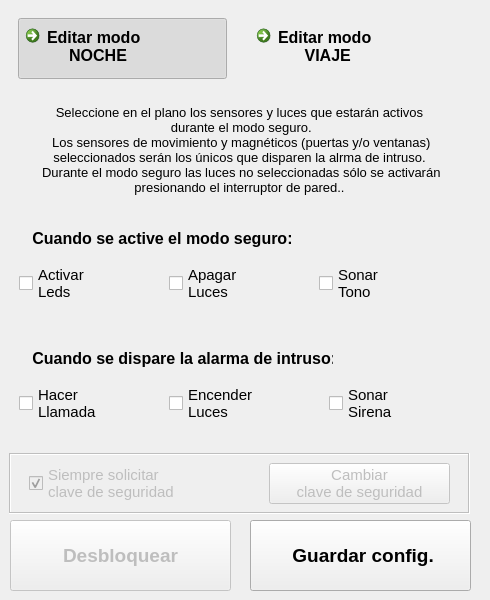
    <widget class="QWidget" name="configS">
     <attribute name="title">
      <string>Conf. Seguridad</string>
     </attribute>
     <widget class="QFrame" name="frameSBtns">
      <property name="geometry">
       <rect>
        <x>10</x>
        <y>520</y>
        <width>461</width>
        <height>71</height>
       </rect>
      </property>
      <property name="frameShape">
       <enum>QFrame::NoFrame</enum>
      </property>
      <property name="frameShadow">
       <enum>QFrame::Raised</enum>
      </property>
      <widget class="QPushButton" name="btnSaveS">
       <property name="geometry">
        <rect>
         <x>240</x>
         <y>0</y>
         <width>221</width>
         <height>71</height>
        </rect>
       </property>
       <property name="minimumSize">
        <size>
         <width>0</width>
         <height>0</height>
        </size>
       </property>
       <property name="maximumSize">
        <size>
         <width>512</width>
         <height>200</height>
        </size>
       </property>
       <property name="font">
        <font>
         <family>Arial</family>
         <pointsize>14</pointsize>
         <weight>75</weight>
         <italic>false</italic>
         <bold>true</bold>
        </font>
       </property>
       <property name="text">
        <string> Guardar config.</string>
       </property>
       <property name="icon">
        <iconset resource="icons.qrc">
         <normaloff>:/save</normaloff>:/save</iconset>
       </property>
       <property name="iconSize">
        <size>
         <width>64</width>
         <height>64</height>
        </size>
       </property>
      </widget>
      <widget class="QPushButton" name="btnUnlockS">
       <property name="enabled">
        <bool>false</bool>
       </property>
       <property name="geometry">
        <rect>
         <x>0</x>
         <y>0</y>
         <width>221</width>
         <height>71</height>
        </rect>
       </property>
       <property name="minimumSize">
        <size>
         <width>0</width>
         <height>0</height>
        </size>
       </property>
       <property name="maximumSize">
        <size>
         <width>512</width>
         <height>200</height>
        </size>
       </property>
       <property name="font">
        <font>
         <family>Arial</family>
         <pointsize>14</pointsize>
         <weight>75</weight>
         <italic>false</italic>
         <bold>true</bold>
        </font>
       </property>
       <property name="text">
        <string>Desbloquear</string>
       </property>
       <property name="icon">
        <iconset resource="icons.qrc">
         <normaloff>:/passunlock</normaloff>:/passunlock</iconset>
       </property>
       <property name="iconSize">
        <size>
         <width>64</width>
         <height>64</height>
        </size>
       </property>
      </widget>
     </widget>
     <widget class="QFrame" name="frameS">
      <property name="geometry">
       <rect>
        <x>-1</x>
        <y>-1</y>
        <width>481</width>
        <height>521</height>
       </rect>
      </property>
      <property name="frameShape">
       <enum>QFrame::NoFrame</enum>
      </property>
      <property name="frameShadow">
       <enum>QFrame::Raised</enum>
      </property>
      <widget class="QFrame" name="frameSTrigger">
       <property name="geometry">
        <rect>
         <x>10</x>
         <y>340</y>
         <width>461</width>
         <height>111</height>
        </rect>
       </property>
       <property name="frameShape">
        <enum>QFrame::NoFrame</enum>
       </property>
       <property name="frameShadow">
        <enum>QFrame::Raised</enum>
       </property>
       <widget class="QCheckBox" name="chkSiren">
        <property name="geometry">
         <rect>
          <x>320</x>
          <y>30</y>
          <width>131</width>
          <height>69</height>
         </rect>
        </property>
        <property name="font">
         <font>
          <pointsize>11</pointsize>
         </font>
        </property>
        <property name="text">
         <string>Sonar 
Sirena</string>
        </property>
        <property name="icon">
         <iconset resource="icons.qrc">
          <normaloff>:/siren</normaloff>:/siren</iconset>
        </property>
        <property name="iconSize">
         <size>
          <width>60</width>
          <height>60</height>
         </size>
        </property>
       </widget>
       <widget class="QCheckBox" name="chkPhone">
        <property name="geometry">
         <rect>
          <x>10</x>
          <y>30</y>
          <width>151</width>
          <height>69</height>
         </rect>
        </property>
        <property name="font">
         <font>
          <pointsize>11</pointsize>
         </font>
        </property>
        <property name="text">
         <string>Hacer 
Llamada</string>
        </property>
        <property name="icon">
         <iconset resource="icons.qrc">
          <normaloff>:/mobilephone</normaloff>:/mobilephone</iconset>
        </property>
        <property name="iconSize">
         <size>
          <width>60</width>
          <height>60</height>
         </size>
        </property>
       </widget>
       <widget class="QLabel" name="label_7">
        <property name="geometry">
         <rect>
          <x>10</x>
          <y>10</y>
          <width>314</width>
          <height>19</height>
         </rect>
        </property>
        <property name="font">
         <font>
          <family>Arial</family>
          <pointsize>12</pointsize>
          <weight>75</weight>
          <bold>true</bold>
         </font>
        </property>
        <property name="text">
         <string>   Cuando se dispare la alarma de intruso:</string>
        </property>
        <property name="textFormat">
         <enum>Qt::PlainText</enum>
        </property>
        <property name="alignment">
         <set>Qt::AlignLeading|Qt::AlignLeft|Qt::AlignVCenter</set>
        </property>
        <property name="wordWrap">
         <bool>false</bool>
        </property>
       </widget>
       <widget class="QCheckBox" name="chkLigths">
        <property name="geometry">
         <rect>
          <x>160</x>
          <y>30</y>
          <width>151</width>
          <height>69</height>
         </rect>
        </property>
        <property name="font">
         <font>
          <pointsize>11</pointsize>
         </font>
        </property>
        <property name="text">
         <string>Encender 
Luces</string>
        </property>
        <property name="icon">
         <iconset resource="icons.qrc">
          <normaloff>:/saver2</normaloff>:/saver2</iconset>
        </property>
        <property name="iconSize">
         <size>
          <width>60</width>
          <height>60</height>
         </size>
        </property>
       </widget>
      </widget>
      <widget class="QFrame" name="frameSActive">
       <property name="enabled">
        <bool>true</bool>
       </property>
       <property name="geometry">
        <rect>
         <x>10</x>
         <y>220</y>
         <width>461</width>
         <height>111</height>
        </rect>
       </property>
       <property name="frameShape">
        <enum>QFrame::NoFrame</enum>
       </property>
       <property name="frameShadow">
        <enum>QFrame::Raised</enum>
       </property>
       <widget class="QLabel" name="label_8">
        <property name="geometry">
         <rect>
          <x>10</x>
          <y>10</y>
          <width>272</width>
          <height>19</height>
         </rect>
        </property>
        <property name="font">
         <font>
          <family>Arial</family>
          <pointsize>12</pointsize>
          <weight>75</weight>
          <bold>true</bold>
         </font>
        </property>
        <property name="text">
         <string>   Cuando se active el modo seguro:</string>
        </property>
        <property name="textFormat">
         <enum>Qt::PlainText</enum>
        </property>
        <property name="alignment">
         <set>Qt::AlignLeading|Qt::AlignLeft|Qt::AlignVCenter</set>
        </property>
        <property name="wordWrap">
         <bool>false</bool>
        </property>
       </widget>
       <widget class="QCheckBox" name="chkLed">
        <property name="geometry">
         <rect>
          <x>10</x>
          <y>30</y>
          <width>151</width>
          <height>69</height>
         </rect>
        </property>
        <property name="font">
         <font>
          <pointsize>11</pointsize>
         </font>
        </property>
        <property name="text">
         <string>Activar
Leds</string>
        </property>
        <property name="icon">
         <iconset resource="icons.qrc">
          <normaloff>:/movled</normaloff>:/movled</iconset>
        </property>
        <property name="iconSize">
         <size>
          <width>64</width>
          <height>64</height>
         </size>
        </property>
       </widget>
       <widget class="QCheckBox" name="chkTone">
        <property name="enabled">
         <bool>true</bool>
        </property>
        <property name="geometry">
         <rect>
          <x>310</x>
          <y>30</y>
          <width>141</width>
          <height>69</height>
         </rect>
        </property>
        <property name="font">
         <font>
          <pointsize>11</pointsize>
         </font>
        </property>
        <property name="text">
         <string>Sonar 
Tono</string>
        </property>
        <property name="icon">
         <iconset resource="icons.qrc">
          <normaloff>:/siren</normaloff>:/siren</iconset>
        </property>
        <property name="iconSize">
         <size>
          <width>64</width>
          <height>64</height>
         </size>
        </property>
       </widget>
       <widget class="QCheckBox" name="chkLigthsOff">
        <property name="geometry">
         <rect>
          <x>160</x>
          <y>30</y>
          <width>151</width>
          <height>69</height>
         </rect>
        </property>
        <property name="font">
         <font>
          <pointsize>11</pointsize>
         </font>
        </property>
        <property name="text">
         <string>Apagar 
Luces</string>
        </property>
        <property name="icon">
         <iconset resource="icons.qrc">
          <normaloff>:/saver2</normaloff>:/saver2</iconset>
        </property>
        <property name="iconSize">
         <size>
          <width>60</width>
          <height>60</height>
         </size>
        </property>
       </widget>
      </widget>
      <widget class="QFrame" name="frameSMode">
       <property name="geometry">
        <rect>
         <x>10</x>
         <y>10</y>
         <width>461</width>
         <height>201</height>
        </rect>
       </property>
       <property name="frameShape">
        <enum>QFrame::NoFrame</enum>
       </property>
       <property name="frameShadow">
        <enum>QFrame::Raised</enum>
       </property>
       <widget class="QCommandLinkButton" name="btnNigthS">
        <property name="geometry">
         <rect>
          <x>9</x>
          <y>9</y>
          <width>209</width>
          <height>61</height>
         </rect>
        </property>
        <property name="font">
         <font>
          <family>Arial</family>
          <pointsize>12</pointsize>
         </font>
        </property>
        <property name="text">
         <string>Editar modo 
     NOCHE</string>
        </property>
        <property name="icon">
         <iconset resource="icons.qrc">
          <normaloff>:/nigth</normaloff>:/nigth</iconset>
        </property>
        <property name="iconSize">
         <size>
          <width>64</width>
          <height>64</height>
         </size>
        </property>
        <property name="checkable">
         <bool>true</bool>
        </property>
        <property name="checked">
         <bool>true</bool>
        </property>
        <property name="autoExclusive">
         <bool>true</bool>
        </property>
       </widget>
       <widget class="QCommandLinkButton" name="btnTravelS">
        <property name="geometry">
         <rect>
          <x>240</x>
          <y>9</y>
          <width>208</width>
          <height>61</height>
         </rect>
        </property>
        <property name="font">
         <font>
          <family>Arial</family>
          <pointsize>12</pointsize>
         </font>
        </property>
        <property name="text">
         <string>Editar modo 
      VIAJE</string>
        </property>
        <property name="icon">
         <iconset resource="icons.qrc">
          <normaloff>:/travel</normaloff>:/travel</iconset>
        </property>
        <property name="iconSize">
         <size>
          <width>64</width>
          <height>64</height>
         </size>
        </property>
        <property name="checkable">
         <bool>true</bool>
        </property>
        <property name="autoExclusive">
         <bool>true</bool>
        </property>
        <property name="autoDefault">
         <bool>false</bool>
        </property>
       </widget>
       <widget class="QLabel" name="lblInfo">
        <property name="geometry">
         <rect>
          <x>10</x>
          <y>90</y>
          <width>441</width>
          <height>101</height>
         </rect>
        </property>
        <property name="font">
         <font>
          <family>Arial</family>
          <pointsize>10</pointsize>
         </font>
        </property>
        <property name="text">
         <string>Seleccione en el plano los sensores y luces que estarán activos 
 durante el modo seguro.
 Los sensores de movimiento y magnéticos (puertas y/o ventanas)
seleccionados serán los únicos que disparen la alrma de intruso. 
 Durante el modo seguro las luces no seleccionadas sólo se activarán  
presionando el interruptor de pared..</string>
        </property>
        <property name="textFormat">
         <enum>Qt::PlainText</enum>
        </property>
        <property name="alignment">
         <set>Qt::AlignCenter</set>
        </property>
        <property name="wordWrap">
         <bool>false</bool>
        </property>
       </widget>
      </widget>
      <widget class="QFrame" name="frameSPass">
       <property name="enabled">
        <bool>false</bool>
       </property>
       <property name="geometry">
        <rect>
         <x>10</x>
         <y>454</y>
         <width>461</width>
         <height>61</height>
        </rect>
       </property>
       <property name="frameShape">
        <enum>QFrame::Box</enum>
       </property>
       <property name="frameShadow">
        <enum>QFrame::Sunken</enum>
       </property>
       <widget class="QCheckBox" name="chkPass">
        <property name="enabled">
         <bool>false</bool>
        </property>
        <property name="geometry">
         <rect>
          <x>20</x>
          <y>0</y>
          <width>201</width>
          <height>61</height>
         </rect>
        </property>
        <property name="font">
         <font>
          <pointsize>11</pointsize>
         </font>
        </property>
        <property name="text">
         <string>Siempre solicitar 
clave de seguridad</string>
        </property>
        <property name="icon">
         <iconset resource="icons.qrc">
          <normaloff>:/secure</normaloff>:/secure</iconset>
        </property>
        <property name="iconSize">
         <size>
          <width>48</width>
          <height>48</height>
         </size>
        </property>
        <property name="checked">
         <bool>true</bool>
        </property>
       </widget>
       <widget class="QPushButton" name="btnChangePass">
        <property name="geometry">
         <rect>
          <x>260</x>
          <y>10</y>
          <width>181</width>
          <height>41</height>
         </rect>
        </property>
        <property name="font">
         <font>
          <pointsize>11</pointsize>
         </font>
        </property>
        <property name="text">
         <string>Cambiar 
clave de seguridad</string>
        </property>
        <property name="icon">
         <iconset resource="icons.qrc">
          <normaloff>:/keys</normaloff>:/keys</iconset>
        </property>
        <property name="iconSize">
         <size>
          <width>40</width>
          <height>40</height>
         </size>
        </property>
       </widget>
      </widget>
     </widget>
    </widget>
